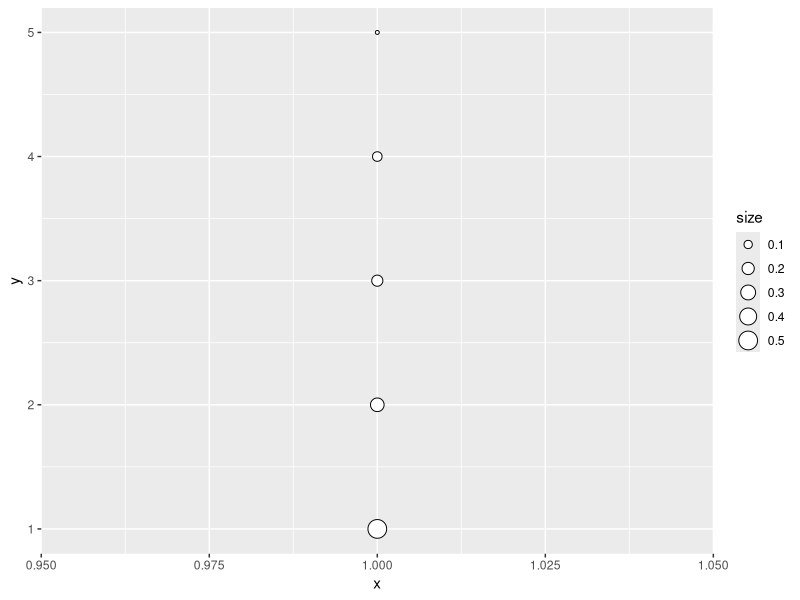

Write R code to recreate this figure. (Note: this script raises an error after producing the figure.)
## ---- chunk 1
knitr::opts_chunk$set(echo = TRUE)
## ---- chunk 2
library(tidyverse)

## ---- chunk 3
# 5 circles of different sizes
# Can I just do this with geom_point some kind of fill and outline aesthetic? 

# Set distance between the points.
node_distance <- 1

biggest_size <- node_distance / 2

number_of_nodes <- 5 # Can't change without modifying code for size. 

(test <- tibble(
  x = 1,
  y = seq(1, number_of_nodes, by = node_distance),
  size = c(biggest_size, 
           biggest_size / 2, 
           biggest_size / 3,
           biggest_size / 4,
           biggest_size / 8
           ),
  colour = c("black", rep("white", 4)))) 

test %>% 
  ggplot(
    aes(x = x, y = y)
  ) +
  geom_point(aes(size = size,
                 colour = colour),
             shape = 21,
             colour = "black",
             fill = "white"
             ) 


## ---- chunk 4
# Node distance: 1.

body_size <- 10

tibble( # Specify the dimensions of the plot.
  x = c(1, 5),
  y = c(0.5, 1.5)
) %>% 
  ggplot(
    aes(x = x, y = y)
  ) + 
  coord_cartesian(xlim = c(0, 6), ylim = c(0.8, 1.2)) + 
    geom_point( # Body
      data = tibble(x = seq(1, 5, by = 1),
                           y = rep(0.96, 5)),
             size = body_size / 2,
             shape = 21,
             colour = "black",
             fill = "white") +
 geom_point( # Head
   data = tibble(x = seq(1, 5, by = 1),
                         y = rep(1, 5)),
            size = body_size,
            shape = 21,
            colour = "black",
            fill = "white") +
  geom_point( # Feet and hands.
    data = tibble(
      x = 
    )
    
  )
  
